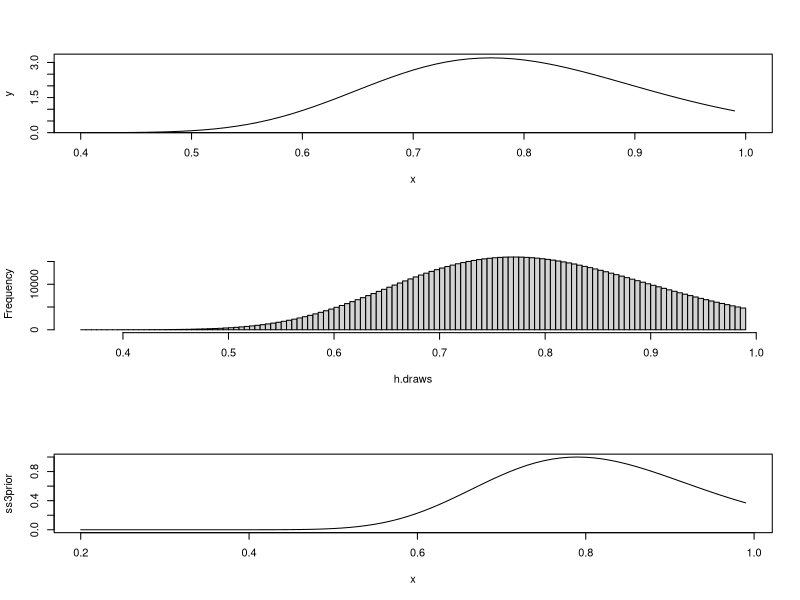

The R source for this figure:
# Read Table 3
tab3 <- read.table("Munyandorero_2020_Table_3.dat", header=TRUE)

# Rearrange table information
stats <- tab3[c("Statistic", "RedSnapper")]
stats <- as.data.frame(as.list(stats$RedSnapper))
names(stats) <- tab3$Statistic

# Extract main statistics of interest
median <- stats$Median
sigma <- stats$SD

# Plot prior
par(mfrow=c(3,1))
min <- 0.20
max <- 0.99
x <- seq(min, max, by=0.01)
y <- dlnorm(x, log(median), sigma)
plot(x, y, type="l", yaxs="i", xlim=c(0.4, 1.0), ylim=c(0, 1.05*max(y)))

# Calculate quantiles
qlnorm(0.05, log(median), sigma)
qlnorm(0.95, log(median), sigma)

# Sample from prior
n <- 1e6
h.draws <- qlnorm((1:n-0.5)/n, log(median), sigma)
h.draws <- h.draws[h.draws <= max]
hist(h.draws, 100, main="")
quantile(h.draws, c(0.05, 0.95))

# Stock Synthesis Prior type 3 (log-normal) equation from user manual
f <- function(x, m, sd)
{
  1/2 * ((log(x) - m) / sd)^2
}

ss3prior <- exp(-f(x, log(median), sigma))
plot(x, ss3prior, type="l")
